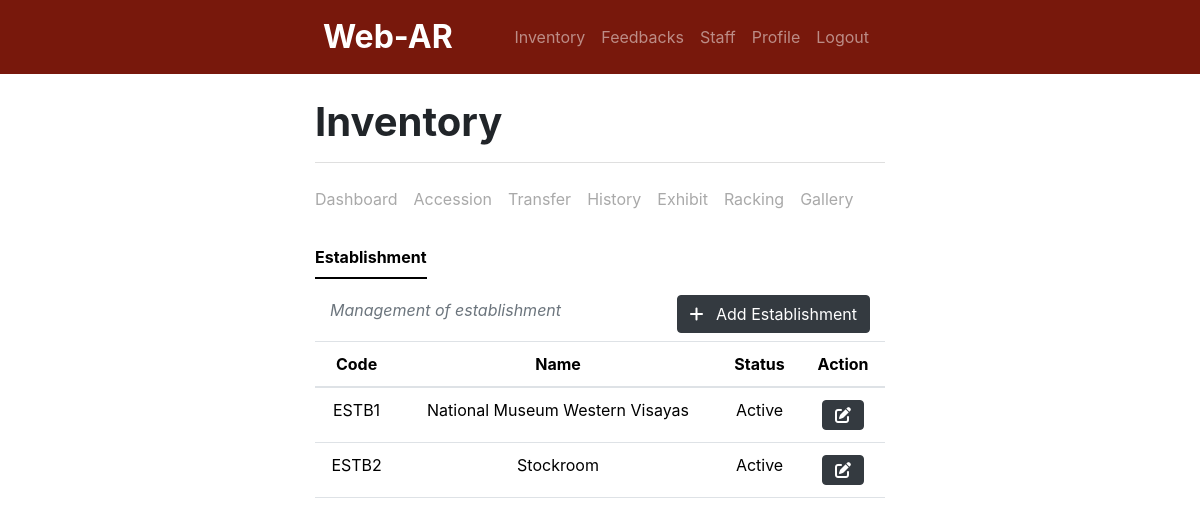
The app's page /inventory/establishment.php (signed in) with its own data.
### tables this page shows
CREATE TABLE `establishment` (
  `ID` int(11) NOT NULL,
  `establishmentCode` varchar(20) NOT NULL,
  `establishmentName` text NOT NULL,
  `isActive` tinyint(1) NOT NULL DEFAULT 1 COMMENT '1 - active; 0 - inactive'
);

### inventory/establishment.php (the view, shortened to what this page needs)
<?php
    include '../header.php';
    include 'navbar.php';
    include '../db_connect.php';
    include 'i_nav.php';
?>
<div class="container w-50">
    <div class="container d-flex justify-content-between align-items-center text-muted fst-italic">
        <p class="text-muted fst-italic">Management of establishment</p>
        <button class="btn btn-dark mb-2" href="#" data-bs-toggle="modal" data-bs-target="#addEstablishmentModal" role="button">
            <i class="fa-solid fa-plus"></i>
            <span class="ms-2">Add Establishment</span>
        </button>
    </div>
    <div class="table-responsive">
        <table class="table table-hover">
            <thead class="text-center">
                <tr>
                    <th scope="col">Code</th>
                    <th scope="col">Name</th>
                    <th scope="col">Status</th>
                    <th scope="col">Action</th>
                </tr>
            </thead>
            <tbody>
                <?php
                    $q= "SELECT * FROM establishment";
                    $r = mysqli_query($conn, $q);
                    while ($row = mysqli_fetch_assoc($r)) {
                        $establishmentCode        = $row['establishmentCode'];
                        $establishmentName        = $row['establishmentName'];
                        $establishmentStatus      = $row['isActive'];
                        $statusText = ($establishmentStatus == 1) ? "Active" : "Inactive";
                        ?>
                    <tr>
                        <td class="text-center"><?php echo $establishmentCode; ?></td>
                        <td class="text-center"><?php echo $establishmentName; ?></td>
                        <td class="text-center"><?php echo $statusText; ?></td>
                        <td>
                            <div class="text-center">
                                <button type="button" class="btn btn-dark" data-bs-toggle="modal" data-bs-target="#editEstablishmentModal<?php echo $establishmentCode; ?>">
                                    <div class="d-flex align-items-center">
                                        <i class="fa-solid fa-pen-to-square"></i>
                                    </div>
                                </button>
                            </div>
                        </td>
                    </tr>
                <?php
                    }
                ?>
            </tbody>
        </table>
    </div>
</div>

### records on screen
establishment: establishmentCode "ESTB1", establishmentName "National Museum Western Visayas", isActive "Active"
establishment: establishmentCode "ESTB2", establishmentName "Stockroom", isActive "Active"
